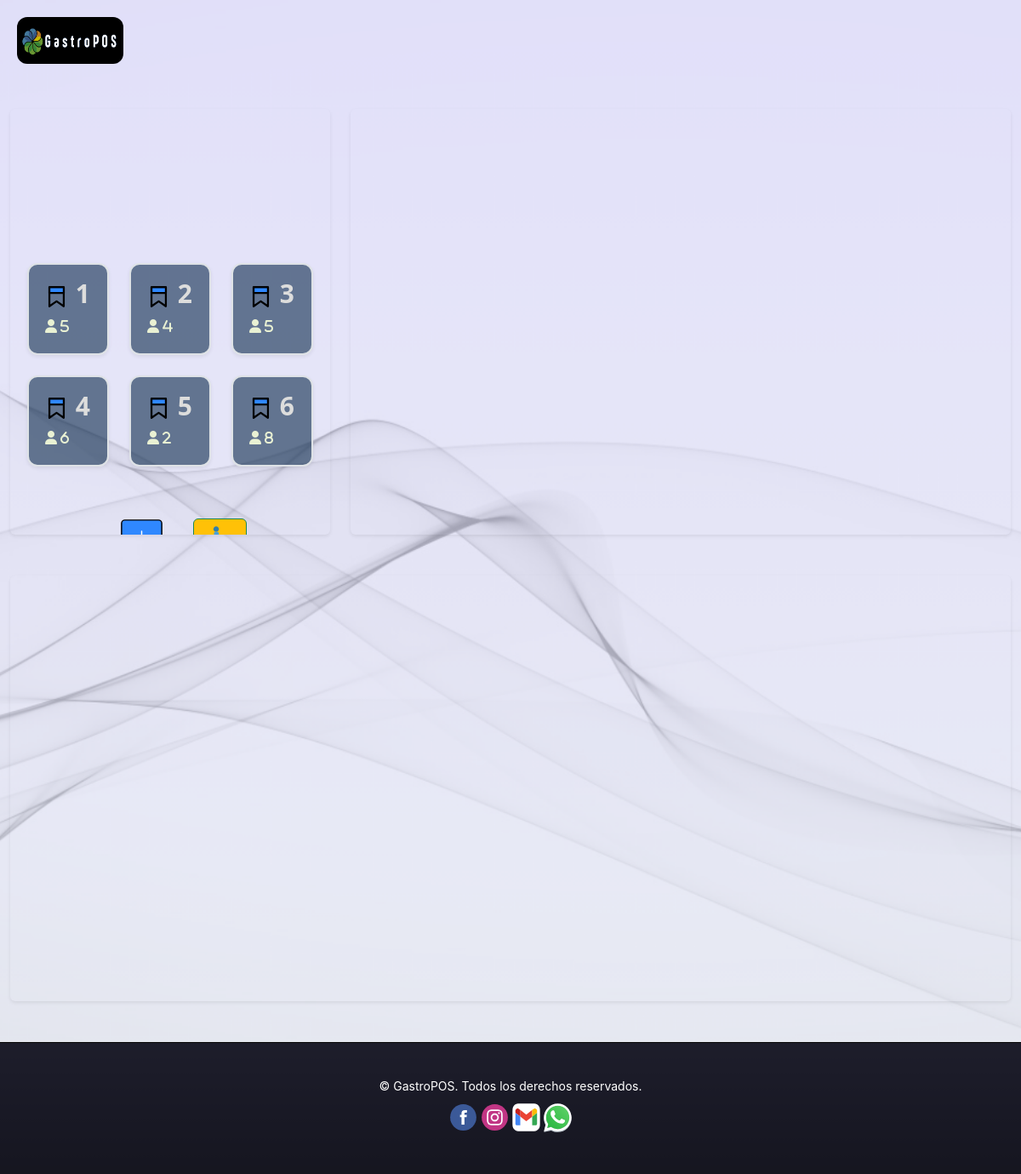
The page /app/ (signed in) on the database its author committed.
### mesas/models.py (models this page shows, shortened)
class Mesa(models.Model):
    usuario = models.ForeignKey(User, on_delete=models.CASCADE)
    numero = models.PositiveIntegerField()
    capacidad = models.PositiveIntegerField()
    estado = models.CharField(max_length=10, choices=[('Libre', 'Libre'), ('Ocupada', 'Ocupada')])
    class Meta:
        unique_together = ('numero', 'usuario')

### pedidos/views.py (the view)
# urls.py: path('', crear_pedido, name='crear_pedido'),
@login_required(login_url='/login/')
def crear_pedido(request):
    if request.method == 'POST':
        form_pedido = CrearPedidoForm(request.POST, user=request.user)
        if form_pedido.is_valid():
            mesa = form_pedido.cleaned_data['mesa']
            pedido_existente = Pedido.objects.filter(mesa=mesa, usuario=request.user).first()
            if pedido_existente:
                return redirect('agregar_plato_pedido', pedido_id=pedido_existente.id)
            pedido = Pedido.objects.create(usuario=request.user, mesa=mesa)
            mesa.estado = 'Ocupada'
            mesa.save()
            return redirect('agregar_plato_pedido', pedido_id=pedido.id)
        form_domicilio = CrearPedidoFormDomicilio(request.POST)
        if form_domicilio.is_valid():
            pedido_domicilio = form_domicilio.save(commit=False)
            pedido_domicilio.usuario = request.user
            pedido_domicilio.save()
            pedido_domicilio_id = pedido_domicilio.id
            return redirect('agregar_plato_pedido_domicilio', pedido_id=pedido_domi.id)
    else:
        form_pedido = CrearPedidoForm(user=request.user)
        form_domicilio = CrearPedidoFormDomicilio()
    pedidos_activos = Pedido.objects.filter(usuario=request.user)
    pedidos_activos_domicilios = PedidoDomicilio.objects.filter(usuario=request.user)
    mesas = Mesa.objects.filter(usuario=request.user, estado='Libre').order_by('numero')
    mesas_ocupada = Mesa.objects.filter(usuario=request.user, estado='Ocupada')
    profile = Profile.objects.get(user=request.user)
    pedidos_con_items = []
    for pedido in pedidos_activos_domicilios:
        items = ItemPedidoDomicilio.objects.filter(pedido=pedido)
        pedidos_con_items.append((pedido, items))
    actualizar_estado_url = reverse('actualizar_estado', args=[0]).replace('0', '')
    return render(request, 'pedidos/crear_pedido.html', {
        'form_pedido': form_pedido,
        'form_domicilio': form_domicilio,
        'pedidos_activos': pedidos_activos,
        'pedidos_activos_domicilios': pedidos_activos_domicilios,
        'mesas': mesas,
        'mesas_ocupada': mesas_ocupada,
        'profile': profile,
        'actualizar_estado_url': actualizar_estado_url,
        'pedidos_con_items': pedidos_con_items
    })

### pedidos/templates/pedidos/crear_pedido.html (shortened to what this page needs)
{% extends 'base.html' %}
{% load static %}
{% block extra_css %}
<link rel="stylesheet" href="{% static 'css/crear_pedido.css' %}">
{% endblock %}
{% block content %}
<div class="container-fluid mt-5">
    <div class="row">
        <div class="col-md-4 mb-4">
            <div class="card shadow-sm fixed-size-card" style="background: transparent; border-style: none;">
                <div class="card-body-pedido">
                    <form method="post" action="{% url 'crear_pedido' %}" class="mb-4">
                        <div class="row">
                            {% for mesa in mesas %}
                            <div class="col-md-4 mb-4">
                                <div class="card card-mesa shadow-sm">
                                    <label for="mesa_{{ mesa.id }}" class="card-body d-flex flex-column justify-content-center align-items-center">
                                        <strong>
                                            <h1 class="card-title mb-1" style="font-size: 30px;">
                                                <img src="{% static 'icons/items_unit.svg' %}" alt="Mesa" style="width:27px; height:37px;"> {{ mesa.numero }}
                                            </h1>
                                            <p class="card-text mb-1">
                                                <i class="fa-solid fa-user" style="color: rgb(233, 241, 211);"> {{ mesa.capacidad }}</i>
                                            </p>
                                        </strong>
                                    </label>
                                </div>
                            </div>
                            {% endfor %}
                        </div>
                        <div class="text-center mt-4">
                            <button type="submit" class="btn bg-hover text-white">
                                <img src="{% static 'icons/add_table.svg' %}" alt="Mesa" style="width:87px; height:63px;">
                            </button>
                            <button type="button" class="btn bg-warning text-white border-success" data-bs-toggle="modal" data-bs-target="#modalPedidoDomicilio">
                                <img src="{% static 'icons/delivery.svg' %}" alt="Mesa" style="width:37px; height:37px;">
                            </button>
                        </div>
                    </form>
                </div>
            </div>
        </div>
        <div class="col-md-8 mb-4">
            <div class="card shadow-sm mb-4 fixed-size-card" style="background: transparent; border-style: none;">
                <div class="card-body">
                </div>
            </div>
        </div>
        <div class="col-md-12 mb-4">
            <div class="card shadow-sm mb-4 fixed-size-card" style="background: transparent; border-style: none;">
                <div class="card-body">
                </div>
            </div>
        </div>
    </div>
</div>
{% endblock %}

### static/css/base.css (style rules this page uses)
html, body { height: 100%; margin: 0; }
body { padding-top: 56px; }
.card-title { font-size: 1.25rem; font-weight: 700; color: #333; text-transform: uppercase; letter-spacing: 1px; margin-bottom: 1rem; text-align: center; }
.fixed-size-card { width: 100%; max-width: 100%; height: 500px; overflow-y: auto; }
.card-body { height: calc(100% - 56px); overflow-y: auto; }

### static/css/crear_pedido.css (style rules this page uses)
.card-title { font-size: 1.25rem; font-weight: 700; color: #f0eee8dd; text-transform: uppercase; letter-spacing: 1px; margin-bottom: 1rem; text-align: center; }
.fixed-size-card { width: 100%; max-width: 100%; height: 500px; overflow-y: auto; }
.card-body { height: calc(100% - 56px); overflow-y: auto; }
.card-mesa { cursor: pointer; border: 2px solid #dee2e6; border-radius: 12px; transition: border-color 0.3s ease, background-color 0.3s ease; background-color: #04244694; }
.card-body-pedido { display: flex; flex-direction: column; justify-content: center; align-items: center; height: 800px; min-height: 500px; padding: 20px; }

### rows shown on the page
Mesa: numero "1", capacidad "5"
Mesa: numero "2", capacidad "4"
Mesa: numero "3", capacidad "5"
Mesa: numero "4", capacidad "6"
Mesa: numero "5", capacidad "2"
Mesa: numero "6", capacidad "8"
